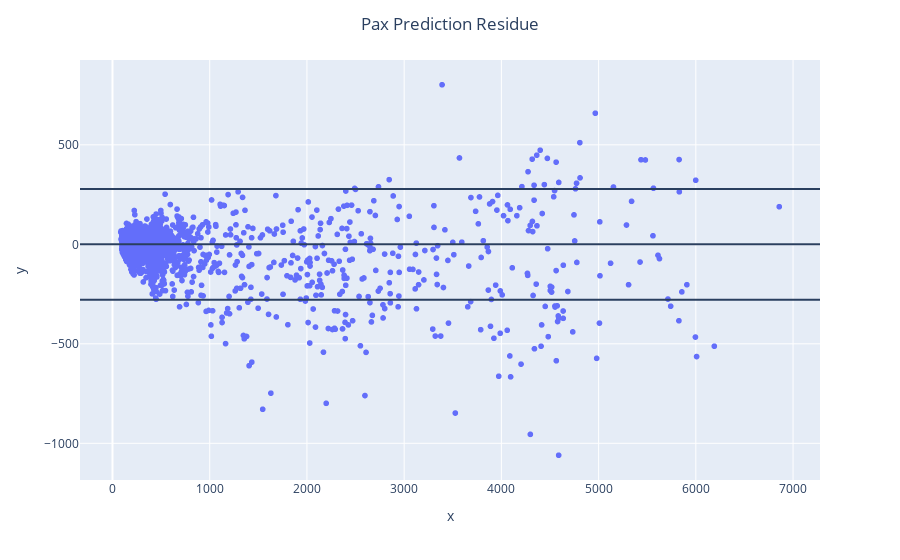

Source (notebook cell):
### Code cell
# see the result from the model
RegressionResult(Y_test_normalized, Y_pred)

### Figure 1 — Plotly figure (JSON) as saved in the notebook; plotly's stock layout.template omitted (floating-point values rounded to 4 significant figures; data arrays with more than 128 entries replaced by an {"elided": "..."} marker saying what was removed)
{"data": [{"hovertemplate": "x=%{x}<br>y=%{y}<extra></extra>", "legendgroup": "", "marker": {"color": "#636efa", "symbol": "circle"}, "mode": "markers", "name": "", "showlegend": false, "type": "scattergl", "x": {"elided": "1928 int values"}, "xaxis": "x", "y": {"elided": "1928 int values"}, "yaxis": "y"}], "layout": {"legend": {"tracegroupgap": 0}, "margin": {"t": 60}, "shapes": [{"type": "line", "x0": 0, "x1": 1, "xref": "x domain", "y0": 0, "y1": 0, "yref": "y"}, {"type": "line", "x0": 0, "x1": 1, "xref": "x domain", "y0": 278.5, "y1": 278.5, "yref": "y"}, {"type": "line", "x0": 0, "x1": 1, "xref": "x domain", "y0": -278.5, "y1": -278.5, "yref": "y"}], "title": {"text": "Pax Prediction Residue", "x": 0.5}, "xaxis": {"anchor": "y", "domain": [0, 1], "title": {"text": "x"}}, "yaxis": {"anchor": "x", "domain": [0, 1], "title": {"text": "y"}}}}
